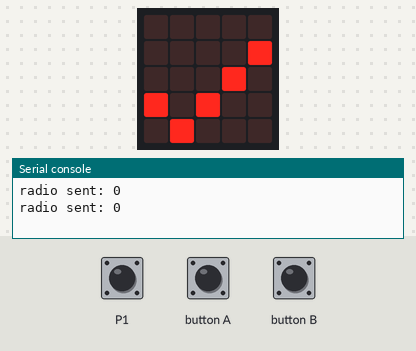
Simulated run of this program. Board: BBC micro:bit (MakeCode). Shown: the board's 5×5 LED display, the last lines printed to the serial console. Inputs (shaded band) come from the test bench; at power-on: P1 LOW. No radio messages arrive unless stated (any console line starting 'radio sent:' is added by the test bench).

Above: at 1.2 s.
1.3 s: P1 pulled HIGH for 1 s
At 2.3 s:
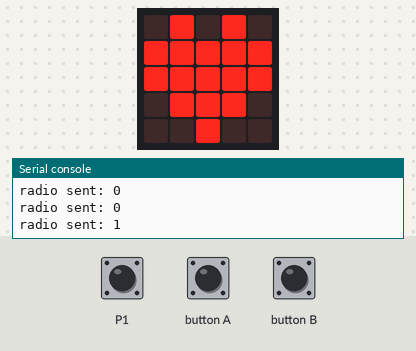
3.9 s: P1 pulled HIGH for 3.2 s
Timing chart, 0 to 6.9 s (numbered marks = the images above; inputs shaded):
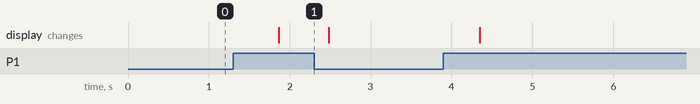

Measured:
- after the input at 1.3 s, the display: changes after 0.56 s (image 1)

The program:

main.ts
```typescript
input.onButtonPressed(Button.A, function () {
    경비 = 1
})
input.onButtonPressed(Button.B, function () {
    경비 = 0
})
let 경비 = 0
radio.setGroup(6)
basic.forever(function () {
    if (1 == pins.digitalReadPin(DigitalPin.P1)) {
        radio.sendNumber(1)
        basic.showIcon(IconNames.Heart)
    } else {
        radio.sendNumber(0)
        basic.showIcon(IconNames.Yes)
    }
})
```

test.ts
```typescript
// 테스트는 여기로 이동합니다; 이 패키지가 확장으로 사용될 때 컴파일되지 않을 것 입니다.
```
